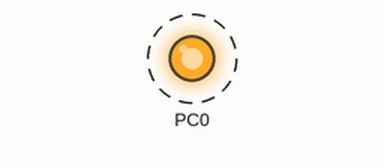
This program was run on a simulated ATmega32, built with avr-gcc and emulated at 16 MHz. Parts: output pins drawn as LEDs (lit = HIGH). Dashed ring = blinking.

Above: at 0.2 s.
Timing chart, 0 to 3.0 s (numbered marks = the images above):
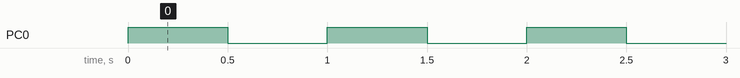

The program:

main.c
```c
#ifndef F_CPU
#define F_CPU 16000000UL // or whatever may be your frequency
#endif

#include <avr/io.h>
#include <util/delay.h>                // for _delay_ms()

int main(void)
{
    DDRC = 0x01;                       // initialize port C
    while(1)
    {
        // LED on
        PORTC = 0b00000001;            // PC0 = High = Vcc
        _delay_ms(500);                // wait 500 milliseconds

        //LED off
        PORTC = 0b00000000;            // PC0 = Low = 0v
        _delay_ms(500);                // wait 500 milliseconds
    }
}
```

Measured:
- by itself, PC0: alternates HIGH for 0.50 s and LOW for 0.50 s
